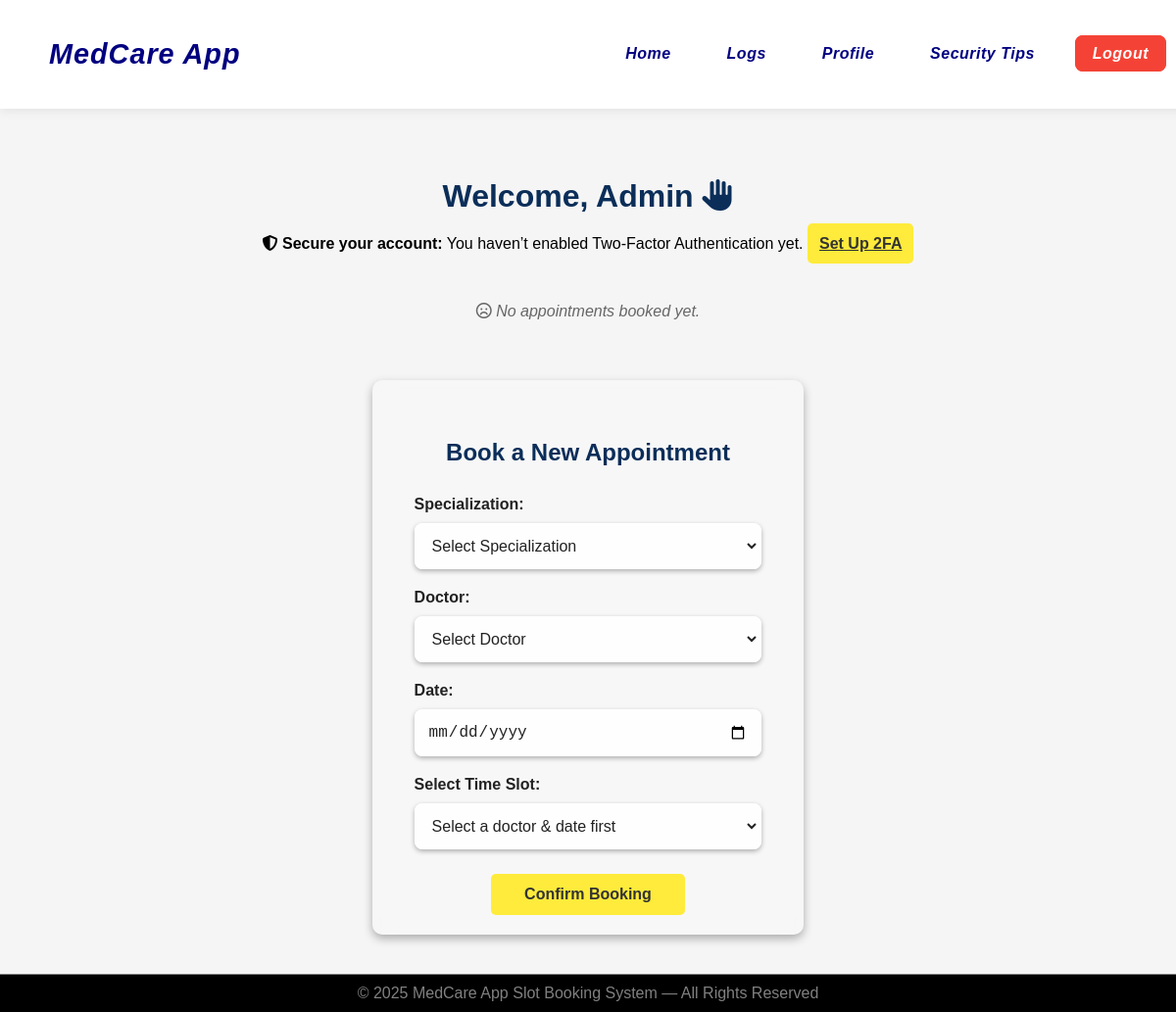
Before: /patient_dashboard (signed in) with the older database file.
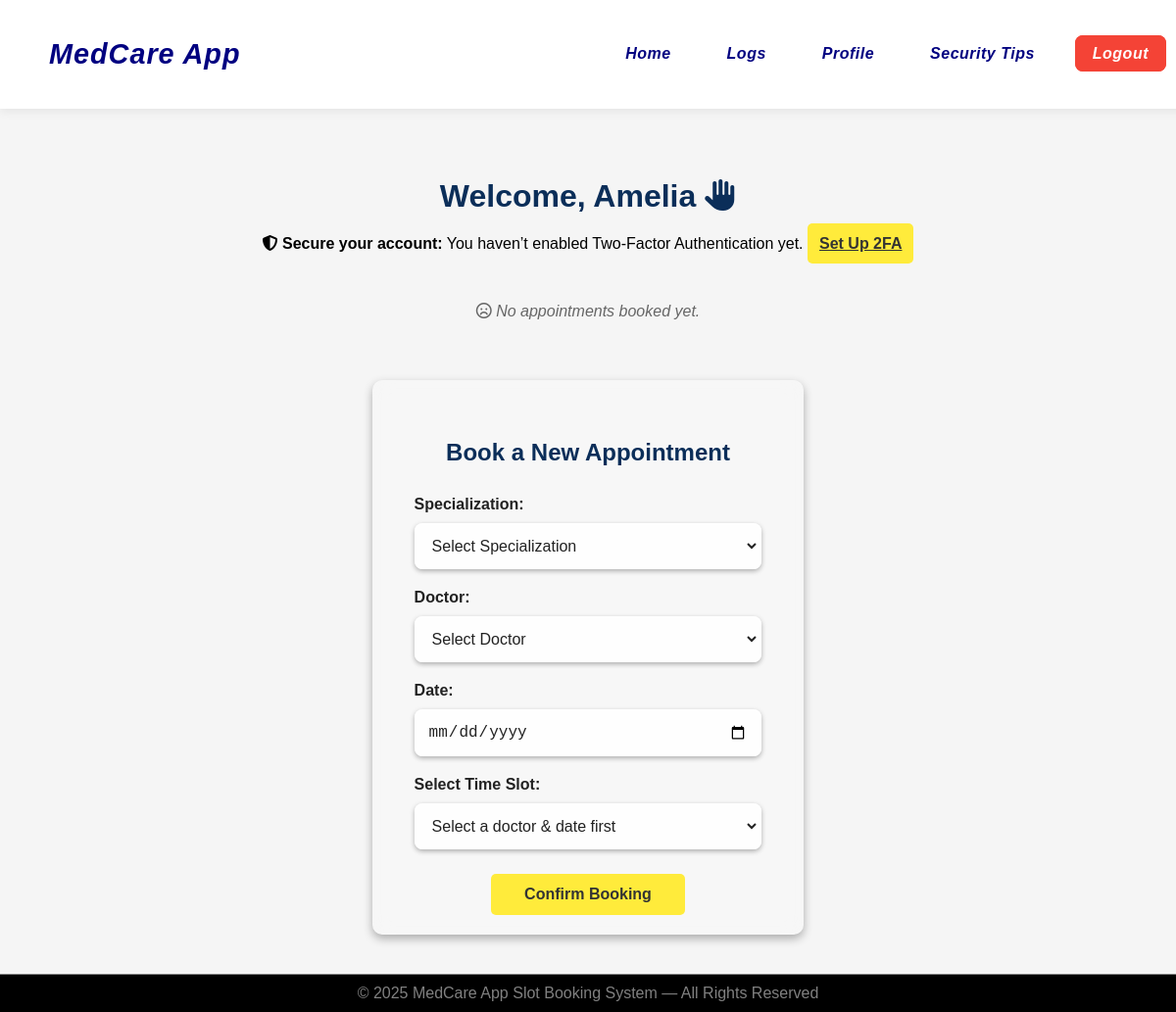
After: the same page with the newer database file.
### tables this page shows
CREATE TABLE "users" (
	"user_id"	INTEGER,
	"name"	TEXT NOT NULL,
	"email"	BLOB NOT NULL UNIQUE,
	"password"	TEXT NOT NULL,
	"phone_number"	BLOB NOT NULL UNIQUE,
	"role_id"	INTEGER, two_factor_enabled INTEGER DEFAULT 0, two_factor_secret TEXT,
	PRIMARY KEY("user_id" AUTOINCREMENT),
	FOREIGN KEY("role_id") REFERENCES "roles"("id")
);

### app.py (the view)
@app.route('/patient_dashboard', methods=['GET'])
def patient_dashboard():
    if 'user_id' not in session:
        flash("Please log in to book an appointment", "error")
        return redirect(url_for('login'))
    conn = get_db_connection()
    cur = conn.cursor()
    cur.execute("SELECT * FROM users WHERE user_id = ?", (session['user_id'],))
    user = cur.fetchone()
    if not user:
        cur.close()
        conn.close()
        safe_log_async(session['user_id'], "Failed Dashboard Access", "User not found in database", request.remote_addr)
        flash("User not found.", "error")
        return redirect(url_for('login'))
    cur.execute("""
        SELECT
            a.id AS appointment_id,
            a.date,
            a.time,
            a.status,
            u.name AS doctor_name,
            d.specialization AS doctor_specialization
        FROM appointments a
        JOIN doctors d ON a.doctor_id = d.doctor_id
        JOIN users u ON d.user_id = u.user_id
        WHERE a.user_id = ?
        ORDER BY a.date, a.time
    """, (session['user_id'],))
    appointments = cur.fetchall()
    cur.execute("SELECT DISTINCT specialization FROM doctors ORDER BY specialization")
    specializations = [row['specialization'] for row in cur.fetchall()]
    cur.close()
    conn.close()
    return render_template(
        'patient_dashboard.html',
        name=session.get('name', 'User'),
        appointments=appointments,
        specializations=specializations,
        two_factor_enabled=user['two_factor_enabled']
    )

### app.py (called while the page is built)
@app.before_request
def make_session_permanent():
    session.permanent = True
    app.permanent_session_lifetime = timedelta(minutes=30)
    now_ts = datetime.now(timezone.utc).timestamp()
    if 'last_activity' in session:
        last_activity_ts = session.get('last_activity')
        if (now_ts - last_activity_ts) > 1800:  # 1800 seconds = 30 mins
            session.clear()
            flash("Session expired due to inactivity. Please log in again.", "error")
            return redirect(url_for('login'))
    session['last_activity'] = now_ts

def get_db_connection():
    conn = sqlite3.connect(DB_PATH, timeout=30, check_same_thread=False)
    conn.row_factory = sqlite3.Row
    conn.execute("PRAGMA journal_mode=WAL;")
    return conn

@app.after_request
def add_security_headers(response):
    response.headers["X-Frame-Options"] = "DENY"
    response.headers["Strict-Transport-Security"] = "max-age=31536000; includeSubDomains"
    response.headers["X-Content-Type-Options"] = "nosniff"
    return response

### templates/patient_dashboard.html (shortened to what this page needs)
{% extends "base.html" %}
{% block content_class %}centered{% endblock %}
{% block content %}
<div class="dashboard-container">
    <h1>Welcome, {{ name }} <i class="fa-solid fa-hand"></i></h1>
    {% if not two_factor_enabled %}
    <div class="alert alert-warning" style="margin: 20px; text-align:center;">
        <i class="fa-solid fa-shield-halved"></i>
        <b>Secure your account:</b> You haven’t enabled Two-Factor Authentication yet.
        <a href="{{ url_for('twofa_setup') }}" class="btn btn-sm btn-primary">Set Up 2FA</a>
    </div>
    {% endif %}
    <section class="appointments-container">
        {% if appointments %}
            <h2 class="list-title">All Appointments</h2>
            <br>
            {% for appointment in appointments %}
            <div class="appointment-card" id="appointment-{{ appointment['appointment_id'] }}">
                <h3><i class="fa-solid fa-calendar-days"></i> {{ appointment['date'] }} — {{ appointment['time'] }}</h3>
                <p><i class="fa-solid fa-user-doctor"></i> <b>Doctor:</b> {{ appointment['doctor_name'] }}</p>
                <p><i class="fa-solid fa-stethoscope"></i> <b>Specialization:</b> {{ appointment['doctor_specialization'] }}</p>
                <p>
                    <b>Status:</b>
                    <span class="status status-{{ appointment['status'] }}">
                        {{ appointment['status'] }}
                    </span>
                </p>
                {% if appointment['status'] not in ['cancelled', 'rejected'] %}
                <button class="cancel-btn"
                        data-id="{{ appointment['appointment_id'] }}"
                        data-date="{{ appointment['date'] }}"
                        data-time="{{ appointment['time'] }}">
                    Cancel
                </button>
                {% endif %}
            </div>
            {% endfor %}
        {% else %}
            <p class="empty">
                <i class="fa-regular fa-face-frown"></i>
                No appointments booked yet.
            </p>
        {% endif %}
    </section>
    <div id="book-section" class="booking-container" style="margin-top: 30px;">
        <h2>Book a New Appointment</h2>
        <form id="bookAppointmentForm">
            <label for="specialization">Specialization:</label>
            <select id="specialization" required>
                <option value="">Select Specialization</option>
            </select>
            <label for="doctor">Doctor:</label>
            <select id="doctor" required>
                <option value="">Select Doctor</option>
            </select>
            <label for="date">Date:</label>
            <input type="date" id="date" required min="">
            <label for="time">Select Time Slot:</label>
            <select id="time" required>
                <option value="">Select a doctor & date first</option>
            </select>
            <button type="submit" class="btn" style="margin-top: 15px;">Confirm Booking</button>
        </form>
    </div>
</div>
{% endblock %}

### templates/base.html (shortened to what this page needs)
<!DOCTYPE html>
<html lang="en">
<head>
    <link rel="stylesheet" href="{{ url_for('static', filename='css/styles.css') }}" />
    <link rel="stylesheet" href="https://cdnjs.cloudflare.com/ajax/libs/font-awesome/6.5.0/css/all.min.css" />
</head>
<body>
    <nav class="navbar">
        <div class="navbar-left">
            <h2 class="navbar-brand">MedCare App</h2>
        </div>
        <div class="navbar-right">
            <ul class="nav-menu">
                {% if not session.get('user_id') %}
                    <li><a href="{{ url_for('login') }}" class="nav-btn login-btn">Login</a></li>
                {% else %}
                    {% if session.get('role_id') == 1 %}
                    <li>
                        <a href="{{ url_for('admin_dashboard') }}"
                        class="nav-btn {% if request.endpoint == 'admin_dashboard' %}active{% endif %}">
                        Home
                        </a>
                    </li>
                    <li>
                        <a href="{{ url_for('admin_logs') }}"
                        class="nav-btn {% if request.endpoint == 'admin_logs' %}active{% endif %}">
                        Logs
                        </a>
                    </li>
                    {% endif %}
                    <li>
                        <a href="{{ url_for('profile') }}"
                        class="nav-btn {% if request.endpoint == 'profile' %}active{% endif %}">
                        Profile
                        </a>
                    </li>
                    <li>
                        <a href="{{ url_for('security_tips') }}"
                        class="nav-btn {% if request.endpoint == 'security_tips' %}active{% endif %}">
                        Security Tips
                        </a>
                    </li>
                    <li>
                        <a href="{{ url_for('logout') }}"
                        class="nav-btn logout-btn">Logout</a>
                    </li>
                {% endif %}
            </ul>
        </div>
    </nav>
    <main class="content {% block content_class %}{% endblock %}">
        {% block content %}{% endblock %}
    </main>
    <footer class="footer">
        © 2025 MedCare App Slot Booking System — All Rights Reserved
    </footer>
</body>
</html>

### static/css/styles.css (style rules this page uses)
html, body { height: 100%; margin: 0; padding: 0; display: flex; flex-direction: column; scroll-behavior: smooth; }
body { font-family: 'Poppins', sans-serif; margin: 0; padding: 0; background: rgb(245, 245, 245); background-size: cover; color: black; text-align: center; padding-top: 120px; }
h1, h2, h3 { color: #0b2e59; }
.fa-hand { animation: wave 1.5s infinite; }
.content { flex: 1; display: block; }
.content.centered { display: flex; justify-content: center; align-items: center; }
.navbar { position: fixed; top: 0; left: 0; width: 95%; padding: 15px 50px; background: white; color: navy; display: flex; justify-content: space-between; align-items: center; box-shadow: 0 2px 10px rgba(0, 0, 0, 0.08); z-index: 1000; transition: background 0.3s ease, box-shadow 0.3s ease; }
.navbar-brand { font-size: 1.8rem; color: navy; font-weight: bold; letter-spacing: 1px; font-style: italic; }
.nav-menu { list-style: none; display: flex; gap: 25px; margin: 0; padding: 0; }
.nav-menu li { display: inline-block; }
.nav-btn { text-decoration: none; color: navy; font-weight: 600; font-size: 1rem; font-style: italic; letter-spacing: 0.5px; transition: color 0.3s, transform 0.3s, background 0.3s; padding: 8px 16px; border-radius: 8px; }
.footer { background: black; color: gray; text-align: center; padding: 10px; border-top: 1px solid gray; }
.logout-btn { background: #f44336; color: white; border: 2px solid #f44336; }
input, select { width: 90%; padding: 12px; margin: 10px 0; border: 2px solid rgba(255, 255, 255, 0.6); background: rgba(255, 255, 255, 0.8); border-radius: 8px; font-size: 1rem; color: #222; transition: all 0.3s ease; box-shadow: 0 2px 5px rgba(0,0,0,0.3); }
input::placeholder { color: #666; font-style: italic; }
.dashboard-container { padding: 40px; text-align: center; }
.booking-container { width: 400px; margin: 0 auto; padding: 20px; background: rgba(255, 255, 255, 0.2); border-radius: 10px; box-shadow: 0 4px 10px rgba(0, 0, 0, 0.3); text-align: center; animation: fadeIn 1s ease-in-out; backdrop-filter: blur(10px); display: flex; flex-direction: column; justify-content: flex-start; align-items: center; padding-top: 40px; }
.booking-container form label { display: block; width: 90%; margin-top: 10px; font-weight: bold; color: #222; text-align: left; margin-left: 5%; }
.booking-container form input, .booking-container form select { width: 90%; max-width: 400px; padding: 12px; margin: 10px 0; border: 2px solid rgba(255, 255, 255, 0.6); border-radius: 8px; background: rgba(255, 255, 255, 0.8); font-size: 1rem; color: #222; box-sizing: border-box; transition: all 0.3s ease; }
button, .btn { width: 50%; padding: 12px; background: #ffeb3b; color: #333; font-weight: bold; border: none; border-radius: 5px; cursor: pointer; transition: background 0.3s, transform 0.3s; font-size: 1rem; margin-top: 10px; }
.empty { text-align: center; color: #666; padding: 15px; font-style: italic; }
.appointments-container { display: flex; flex-wrap: wrap; justify-content: center; gap: 20px; margin-bottom: 30px; }

Changed rows visible on the page:
changed users: name "Admin" → "Amelia"
